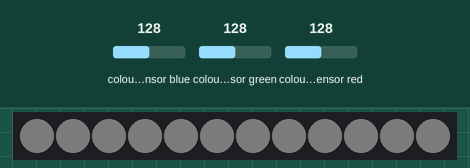
A program run on a simulated Arduino Uno, built with avr-gcc and run on an emulated ATmega328P. On the bench: 12 RGB LEDs in strip order, left to right. Inputs (shaded band) come from the test bench; at power-on: colour sensor blue 128, colour sensor green 128, colour sensor red 128. Dim RGB values are drawn brighter than linear.

Above: at 1.2 s.
1.3 s: colour sensor blue set to 5
At 2.3 s:
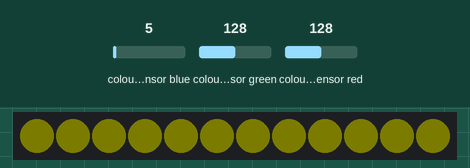
2.8 s: colour sensor green set to 5
At 3.2 s:
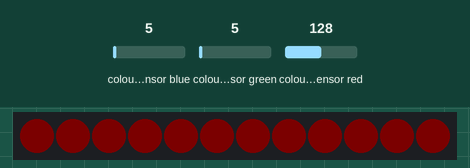
4.3 s: colour sensor red set to 5
At 5.2 s:
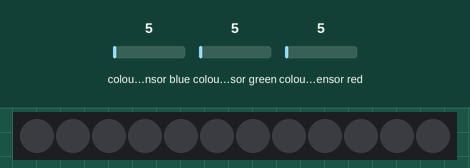
5.8 s: colour sensor blue set to 128
At 6.2 s:
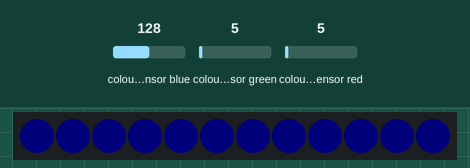
7.3 s: colour sensor green set to 128
At 8.3 s:
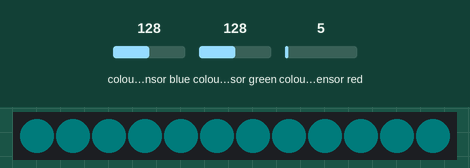
8.8 s: colour sensor blue set to 64
At 9.3 s:
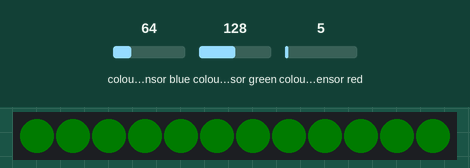
Timing chart, 0 to 11.3 s (numbered marks = the images above; inputs shaded):
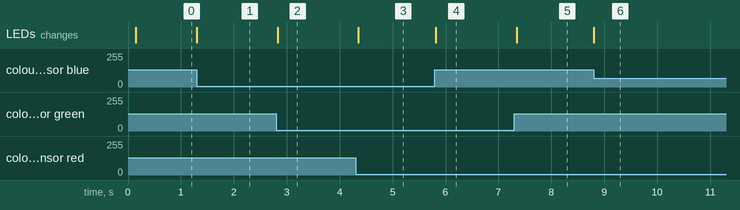

Measured:
- after the input at 1.3 s, the LEDs: change at once (image 1)
- after the input at 2.8 s, the LEDs: change at once (image 2)
- after the input at 4.3 s, the LEDs: change after 0.05 s (image 3)
- after the input at 5.8 s, the LEDs: change at once (image 4)
- after the input at 7.3 s, the LEDs: change at once (image 5)
- after the input at 8.8 s, the LEDs: change at once (image 6)

The program:

main.cpp
```cpp
/*
         _          _ ______ _____ _____
        (_)        | |  ____|  __ \_   _|
   _ __  ___  _____| | |__  | |  | || |
  | '_ \| \ \/ / _ \ |  __| | |  | || |
  | |_) | |>  <  __/ | |____| |__| || |_
  | .__/|_/_/\_\___|_|______|_____/_____|
  | |
  |_|

  ColorWheel | V1.1 | 11/2022
  color sensor library from Adafruit https://github.com/adafruit/Adafruit_TCS34725
*/

#include <Arduino.h>
#include <SPI.h>
#include <Wire.h>
#include "Adafruit_TCS34725.h"
#include <fastLED.h>

// leds
const int NUM_LEDS = 12;
const int DATA_PIN = 6;
CRGB leds[NUM_LEDS];
byte gammatable[256];

//color sensor
Adafruit_TCS34725 tcs = Adafruit_TCS34725(TCS34725_INTEGRATIONTIME_50MS, TCS34725_GAIN_4X);

void setup()
{
  Serial.begin(115200);
  FastLED.addLeds<WS2812, DATA_PIN, GRB>(leds, NUM_LEDS);
  tcs.begin();

  // this gamma table converts RGB colors to what humans see
  for (int i = 0; i < 256; i++)
  {
    float x = i;
    x /= 255;
    x = pow(x, 2.5);
    x *= 255;
    gammatable[i] = x;
  }
}

void loop()
{
  float red, green, blue;

  tcs.getRGB(&red, &green, &blue);

  for (int i = 0; i < NUM_LEDS; i++)
  {
    leds[i].setRGB(gammatable[(int)red], gammatable[(int)green], gammatable[(int)blue]);
  }

  FastLED.setBrightness(20);
  FastLED.show();
  delay(10);
}
```
